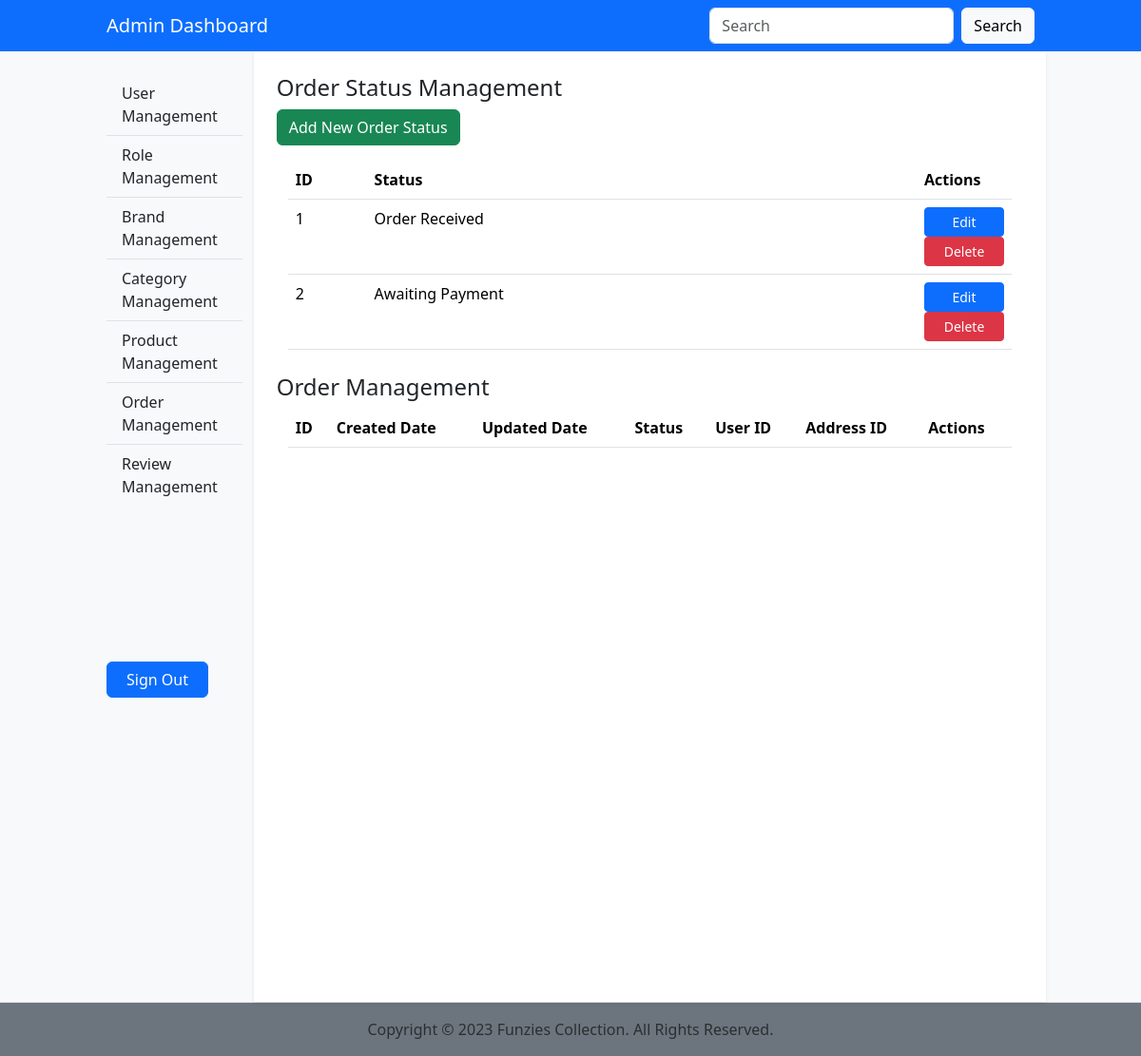
Screenshot of /admin/order-management.php with the database file from the repository.
### tables this page shows
CREATE TABLE `orderstatus` (
  `ID` int(11) NOT NULL,
  `Status` varchar(45) NOT NULL,
  `Deleted` tinyint(1) NOT NULL
);

### dbfunctions.php (called while the page is built, shortened)
<?php
function GetOrderStatus($con)
{
    $sql = "SELECT * FROM orderstatus WHERE Deleted = '0'";
    $stmt = mysqli_stmt_init($con);
    if(!mysqli_stmt_prepare($stmt, $sql)) {
        echo "Could not load Order Status";
        exit();
    }
    mysqli_stmt_execute($stmt);
    $result = mysqli_stmt_get_result($stmt);
    return $result;
}
?>

### admin/order-management.php (the view, shortened to what this page needs)
<?php require '../functions.php';
require '../dbfunctions.php';
$orderStatuses = GetOrderStatus($con);
?>
<?php
require_once 'include/header.php';
require_once 'include/navbar.php';
?>
<div class="container-fluid col-10">
    <div class="row justify-content-between">
        <?php require_once 'include/sidebar.php';  ?>
        <div class="col p-4 shadow-sm bg-white">
            <h4>Order Status Management</h4>
            <button class="btn btn-success mb-3" type="button" data-bs-toggle="modal" data-bs-target="#orderStatusModal"
                onclick="clearModalOrderStatusFields();">Add New Order Status</button>
            <div class="container overflow-auto" style="height:200px;">
                <table class="table">
                    <thead class="thead-dark">
                        <tr>
                            <th>ID</th>
                            <th>Status</th>
                            <th>Actions</th>
                        </tr>
                    </thead>
                    <tbody>
                        <?php foreach($orderStatuses as $orderStatus):
                            ?>
                        <tr>
                            <td><?php echo $orderStatus["ID"]; ?></td>
                            <td><?php echo $orderStatus["Status"]; ?></td>
                            <td style="width:100px;">
                                <form method="POST">
                                    <button type="button" class="btn btn-primary btn-sm w-100" data-bs-toggle="modal"
                                        data-bs-target="#orderStatusModal"
                                        onclick='setModalOrderStatusFields("<?php echo $orderStatus["ID"]; ?>", "<?php echo $orderStatus["Status"]; ?>")'>Edit</button>
                                    <button type="submit" class="btn btn-danger btn-sm w-100">Delete</button>
                                </form>
                            </td>
                        </tr>
                        <?php endforeach ?>
                    </tbody>
                </table>
            </div>
            <h4 class="mt-4">Order Management</h4>
            <div class="container overflow-auto" style="height:600px;">
                <table class="table">
                    <thead class="thead-dark">
                        <tr>
                            <th>ID</th>
                            <th>Created Date</th>
                            <th>Updated Date</th>
                            <th>Status</th>
                            <th>User ID</th>
                            <th>Address ID</th>
                            <th>Actions</th>
                        </tr>
                    </thead>
                </table>
            </div>
        </div>
    </div>
</div>
<?php require_once 'include/footer.php';  ?>

### admin/css/admin.css (style rules this page uses)
*, *::before, *::after { box-sizing: border-box; }
* { line-height: 24px; font-size: 16px; }
body { overflow-y: scroll; overflow-x: hidden; }

### rows the page displays
orderstatus: ID "1", Status "Order Received"
orderstatus: ID "2", Status "Awaiting Payment"
